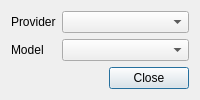
<?xml version="1.0" encoding="UTF-8"?>
<ui version="4.0">
 <class>ProviderModelSelector</class>
 <widget class="QDialog" name="ProviderModelSelector">
  <property name="windowTitle">
   <string>Provider / Model Selector</string>
  </property>
  <layout class="QVBoxLayout" name="verticalLayout">
   <item>
    <layout class="QFormLayout" name="formLayout">
     <item row="0" column="0">
      <widget class="QLabel" name="labelProvider">
       <property name="text">
        <string>Provider</string>
       </property>
       <property name="buddy">
        <cstring>comboProvider</cstring>
       </property>
      </widget>
     </item>
     <item row="0" column="1">
      <widget class="QComboBox" name="comboProvider"/>
     </item>
     <item row="1" column="0">
      <widget class="QLabel" name="labelModel">
       <property name="text">
        <string>Model</string>
       </property>
       <property name="buddy">
        <cstring>comboModel</cstring>
       </property>
      </widget>
     </item>
     <item row="1" column="1">
      <widget class="QComboBox" name="comboModel"/>
     </item>
    </layout>
   </item>
   <item>
    <widget class="QDialogButtonBox" name="buttonBox">
     <property name="standardButtons">
      <set>QDialogButtonBox::Close</set>
     </property>
    </widget>
   </item>
  </layout>
 </widget>
 <connections>
  <connection>
   <sender>buttonBox</sender>
   <signal>rejected()</signal>
   <receiver>ProviderModelSelector</receiver>
   <slot>reject()</slot>
   <hints>
    <hint type="sourcelabel">
     <x>294</x>
     <y>255</y>
    </hint>
    <hint type="destinationlabel">
     <x>294</x>
     <y>161</y>
    </hint>
   </hints>
  </connection>
 </connections>
</ui>
